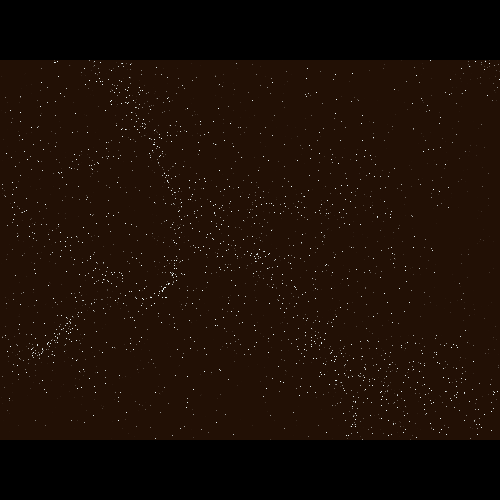
Frame 1 (no input)
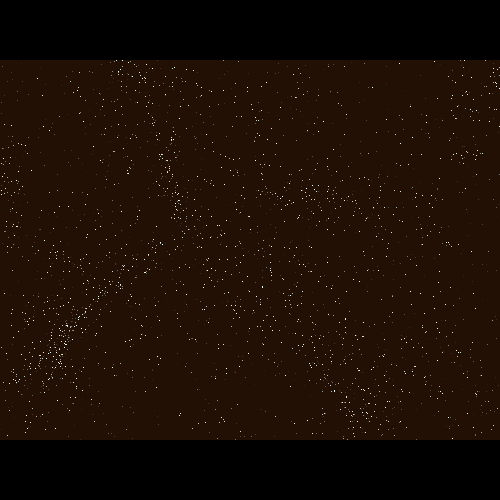
Frame 60 (the mouse pressed at the canvas centre just before this capture)
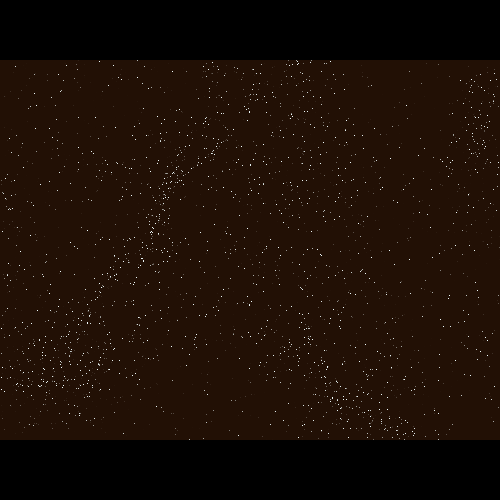
Frame 120 (the mouse held since frame 60 and released just before this capture)

The Processing sketch that drew these frames (run headless with seeded random() and noise(); from frame 60 on, the mouse is pressed at the canvas centre):

// Processing sketch: processing_186963
// ── processing_186963.pde

Fiuu[] bz;
float absot, loopt;

void setup() {
  size(500, 500);
  frameRate(30);

  bz = new Fiuu[5000];
  for(int i=0; i<bz.length; i++) {
    bz[i] = new Fiuu(70, 0.004);
  }
}
void draw() {
  background(#221005);
  absot = frameCount * 0.003;
  loopt = (frameCount % 40) / 40.0;
  loadPixels();
  for(int i=0; i<bz.length; i++) {
    bz[i].draw(i);
  }
  updatePixels();
  noStroke();
  fill(0);
  rect(0,0,width,60);
  rect(0,height-60,width,60);  
}

class Fiuu {
  PVector a,b,c,d;
  float offset, scale, delta, angle, dist, nt;
  Fiuu(float delta, float scale) {    
    this.scale = scale;
    this.delta = delta;
    a = new PVector(random(-50, width+50), random(0, height));        
    b = new PVector();
    c = new PVector();
    d = new PVector();
    offset = random(1);    
  }
  void setTarget(int toffset) {
    nt = absot + toffset * 0.1;
    angle = 10 * noise(a.x*scale, a.y*scale, nt);
    dist = delta * noise(a.y*scale, a.x*scale, nt);    
    b.set(dist*cos(angle), dist*sin(angle));
    b.add(a);

    angle = 10 * noise(b.x*scale, b.y*scale, nt);
    dist = delta * noise(b.y*scale, b.x*scale, nt);    
    c.set(dist*cos(angle), dist*sin(angle));
    c.add(b);

    angle = 10 * noise(c.x*scale, c.y*scale, nt);
    dist = delta * noise(c.y*scale, c.x*scale, nt);
    d.set(dist*cos(angle), dist*sin(angle));
    d.add(c);
  }
  void draw(int id) {
    setTarget(id % 2);          
    float t = (loopt+offset) % 1;
    int x = floor(bezierPoint(a.x, b.x, c.x, d.x, t));
    int y = floor(bezierPoint(a.y, b.y, c.y, d.y, t));
    if(x>0 && x < width && y > 0 && y < height) {
      float co = map(sin(t * t * t * PI), 0, 1, 0, 1);    
      pixels[x+y*width] = (255 << 24) | (floor(34+208*co) << 16) | (floor(16+238*co) << 8) | (floor(5+250*co));
    }    
  }
}
